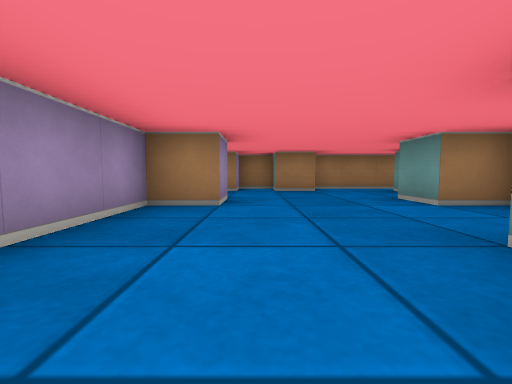
view 1 (above)

13 first-person views from a walk through a cub3D maze. The camera is about half as high as the walls, tilts 4° down and sees 90° across. The floor is counted in squares. Each view is taken from the middle of a square. On the plan, view 1 faces up. The plan holds only what a view shows up to about 9 squares ahead; the rest is blank.

view 2
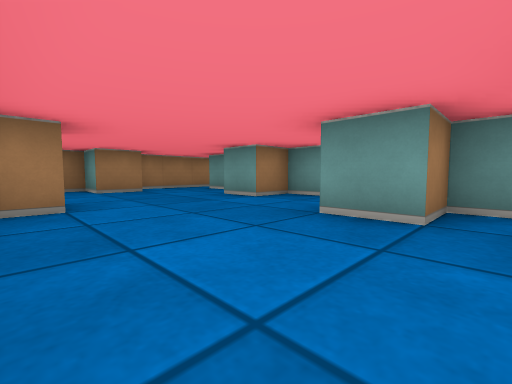

view 3
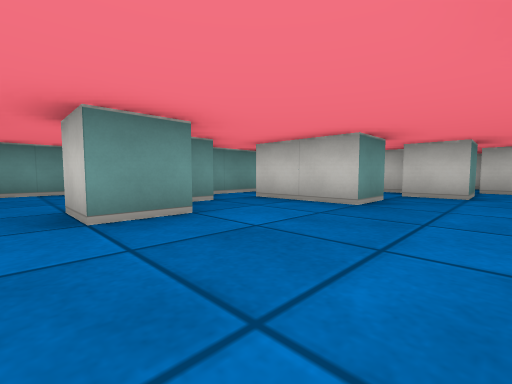

view 4
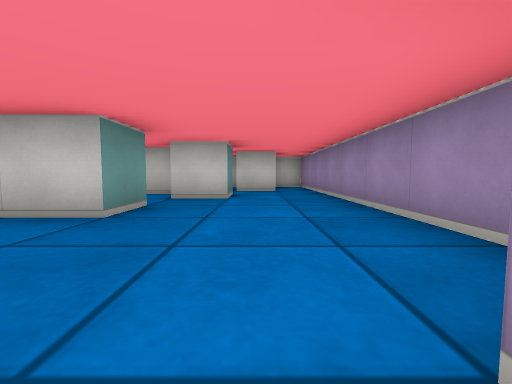

view 5
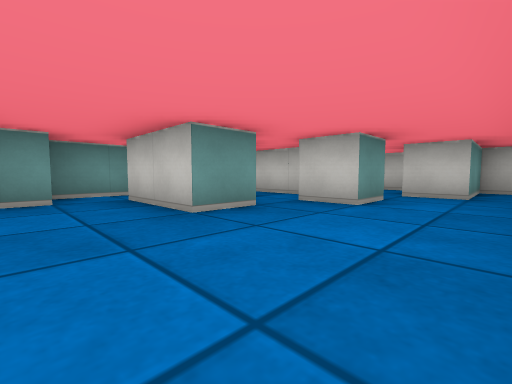

view 6
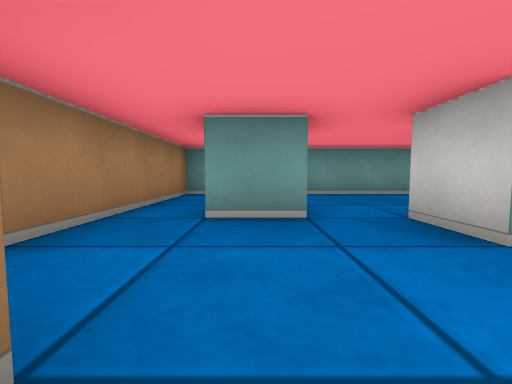

view 7
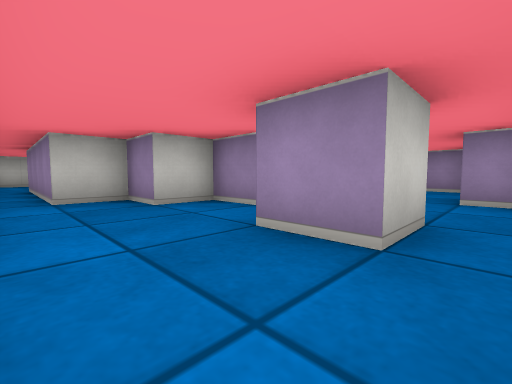

view 8
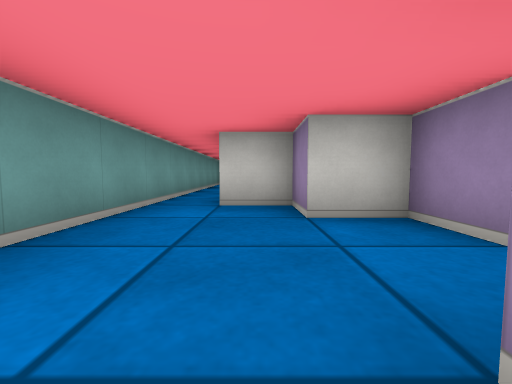

view 9
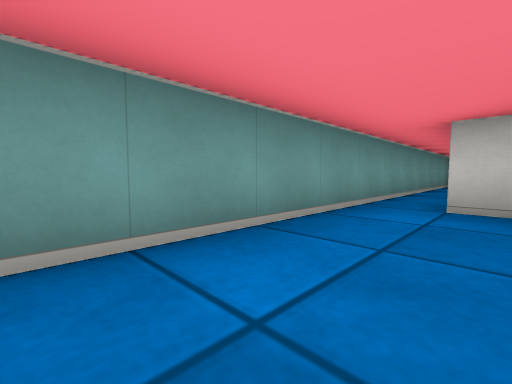

view 10
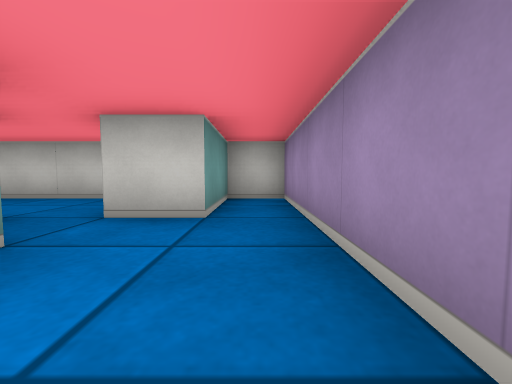

view 11
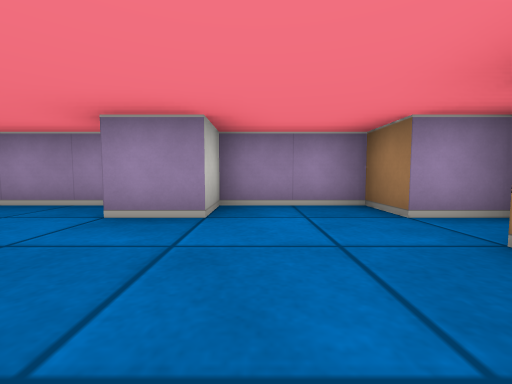

view 12
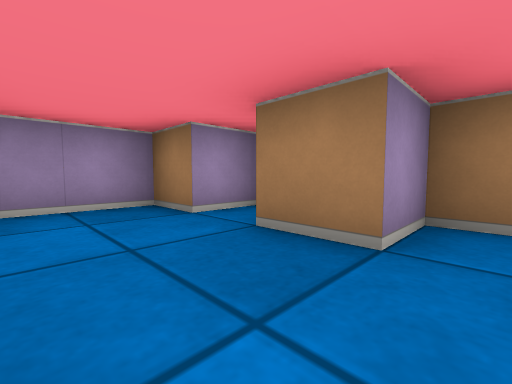

view 13
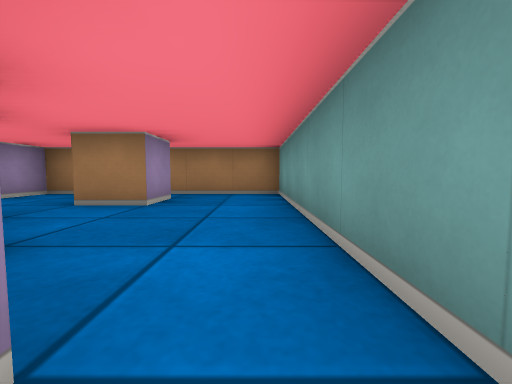

### Floor plan
Ten units are one square. View 1 is at (0, 0); x grows to the right and y downward. Boxes are objects, and circles mark ways between rooms. Rooms are numbered by the first view taken in them; rooms with no view inside come last. Other rooms are left out.
<svg viewBox="-20 -80 90 130">
<path fill="none" stroke="#000" d="M25 -35 25 -45 35 -45 35 -35 25 -35M35 -24 35 -35 45 -35M45 -25 55 -25M35 -55 35 -65 45 -65 45 -55 35 -55M25 1 25 -5 15 -5 15 -15 35 -15M65 -35 65 -75 15 -75 15 -65 5 -65 5 -75 -5 -75 -5 -65 -15 -65 -15 -45 -5 -45 -5 -35 -15 -35 -15 45 -5 45 -5 25 5 25M5 16 5 5 15 5M52 45 60 45M65 45 65 -35M6 45 35 45M55 -25 55 15M45 -35 45 -25M45 -5 45 -25M18 15 35 15"/>
<circle cx="10" cy="20" r="3" fill="#2a7"/>
<circle cx="60" cy="-40" r="3" fill="#2a7"/>
<circle cx="30" cy="-20" r="3" fill="#2a7"/>
<text x="20" y="-30">1</text>
<text x="40" y="30">2</text>
<text x="40" y="0">3</text>
</svg>
Room 1 opens to room 2. Room 1 opens to room 3.

Where each view was taken, in squares from view 1:
view 1: 0 up, 0 right, facing up
view 2: 0 up, 1 left, facing up-right
view 3: 5 up, 0 right, facing down-right
view 4: 4 up, 0 right, facing down
view 5: 3 up, 1 left, facing down-right
view 6: 6 up, 1 right, facing right
view 7: 7 up, 6 right, facing down-left
view 8: 6 up, 5 right, facing down
view 9: 6 up, 5 right, facing down-right
view 10: 0 up, 1 left, facing down
view 11: 5 up, 2 right, facing left
view 12: 5 up, 2 right, facing up-left
view 13: 2 up, 6 right, facing up
